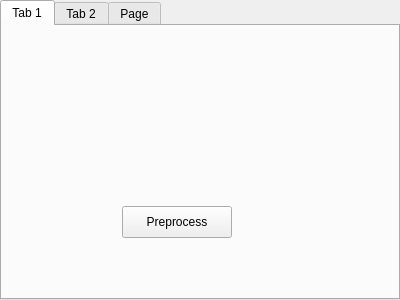
<?xml version="1.0" encoding="UTF-8"?>
<ui version="4.0">
 <class>TabWidget</class>
 <widget class="QTabWidget" name="TabWidget">
  <property name="geometry">
   <rect>
    <x>0</x>
    <y>0</y>
    <width>400</width>
    <height>300</height>
   </rect>
  </property>
  <property name="windowTitle">
   <string>TabWidget</string>
  </property>
  <property name="currentIndex">
   <number>0</number>
  </property>
  <widget class="QWidget" name="tab">
   <attribute name="title">
    <string>Tab 1</string>
   </attribute>
   <widget class="QPushButton" name="pushButton">
    <property name="geometry">
     <rect>
      <x>120</x>
      <y>180</y>
      <width>110</width>
      <height>32</height>
     </rect>
    </property>
    <property name="text">
     <string>Preprocess</string>
    </property>
   </widget>
  </widget>
  <widget class="QWidget" name="tab">
   <attribute name="title">
    <string>Tab 2</string>
   </attribute>
   <widget class="QPushButton" name="pushButton_2">
    <property name="geometry">
     <rect>
      <x>130</x>
      <y>180</y>
      <width>110</width>
      <height>32</height>
     </rect>
    </property>
    <property name="text">
     <string>Locate Atoms</string>
    </property>
   </widget>
  </widget>
  <widget class="QWidget" name="tab_2">
   <attribute name="title">
    <string>Page</string>
   </attribute>
   <widget class="QPushButton" name="pushButton_3">
    <property name="geometry">
     <rect>
      <x>130</x>
      <y>190</y>
      <width>110</width>
      <height>32</height>
     </rect>
    </property>
    <property name="text">
     <string>Pathwalk</string>
    </property>
   </widget>
  </widget>
 </widget>
 <resources/>
 <connections/>
</ui>
